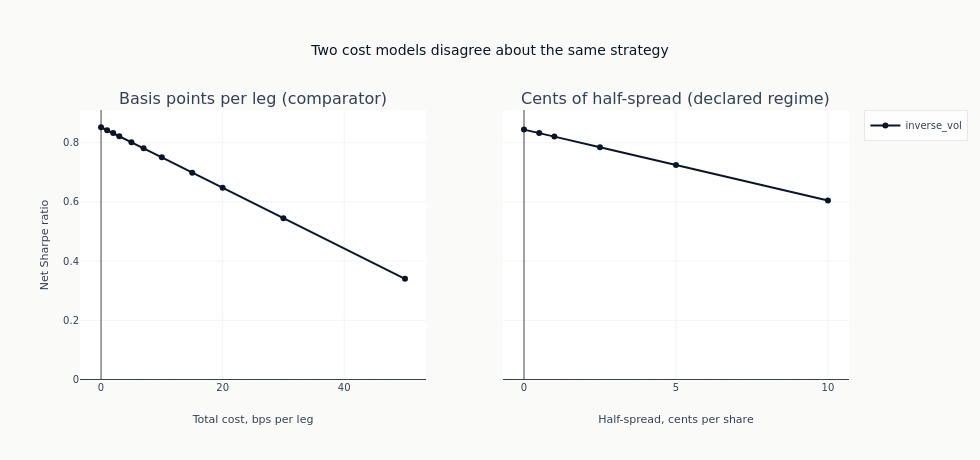

Here is the notebook cell this chart was saved with:
### Code cell
fig = make_subplots(
    rows=1,
    cols=2,
    shared_yaxes=True,
    subplot_titles=("Basis points per leg (comparator)", "Cents of half-spread (declared regime)"),
)
allocators = sorted(
    set(bps_curve["allocator"].to_list() if not bps_curve.is_empty() else [])
    | set(ps_curve["allocator"].to_list() if not ps_curve.is_empty() else [])
)
palette = ml4t_palette(max(len(allocators), 1), categorical=True)
for column, curve in ((1, bps_curve), (2, ps_curve)):
    if curve.is_empty():
        continue
    for index, allocator in enumerate(allocators):
        subset = curve.filter(pl.col("allocator") == allocator).sort("level")
        if subset.is_empty():
            continue
        fig.add_trace(
            go.Scatter(
                x=subset["level"].to_list(),
                y=subset["sharpe"].to_list(),
                mode="lines+markers",
                name=allocator,
                legendgroup=allocator,
                showlegend=column == 1,
                line=dict(color=palette[index % len(palette)]),
            ),
            row=1,
            col=column,
        )
    fig.add_hline(
        y=0, line_width=1, line_dash="dash", line_color=COLORS["neutral"], row=1, col=column
    )
fig.update_xaxes(title_text="Total cost, bps per leg", row=1, col=1)
fig.update_xaxes(title_text="Half-spread, cents per share", row=1, col=2)
fig.update_yaxes(title_text="Net Sharpe ratio", row=1, col=1)
fig.update_layout(
    title="Two cost models disagree about the same strategy",
    height=460,
    width=980,
    margin=dict(t=110),
)
_all_sharpes = pl.concat(
    [curve["sharpe"] for curve in (bps_curve, ps_curve) if not curve.is_empty()]
)
show_plotly_with_alt(
    fig,
    "Two side-by-side line charts of net Sharpe ratio against transaction cost, one line per "
    "allocator, sharing a y-axis, each with a dashed line at zero. The left panel's x-axis is "
    "basis points per leg and the right panel's is cents of half-spread per share. Counted from "
    f"the frames: {bps_curve.height} points on the left and {ps_curve.height} on the right, across "
    f"{len(allocators)} allocators, net Sharpe from {_all_sharpes.min():+.2f} to "
    f"{_all_sharpes.max():+.2f}.",
)

### Figure 1 — Plotly figure (JSON) as saved in the notebook; plotly's stock layout.template omitted (floating-point values rounded to 4 significant figures)
{"data": [{"legendgroup": "inverse_vol", "line": {"color": "#0a1628"}, "mode": "lines+markers", "name": "inverse_vol", "showlegend": true, "type": "scatter", "x": [0.0, 1.0, 2.0, 3.0, 5.0, 7.0, 10.0, 15.0, 20.0, 30.0, 50.0], "xaxis": "x", "y": [0.8521, 0.8422, 0.8324, 0.822, 0.8015, 0.7809, 0.7504, 0.6988, 0.6476, 0.545, 0.3399], "yaxis": "y"}, {"legendgroup": "inverse_vol", "line": {"color": "#0a1628"}, "mode": "lines+markers", "name": "inverse_vol", "showlegend": false, "type": "scatter", "x": [0.0, 0.5, 1.0, 2.5, 5.0, 10.0], "xaxis": "x2", "y": [0.8442, 0.8328, 0.8205, 0.7844, 0.7248, 0.6047], "yaxis": "y2"}], "layout": {"annotations": [{"font": {"size": 16}, "showarrow": false, "text": "Basis points per leg (comparator)", "x": 0.225, "xanchor": "center", "xref": "paper", "y": 1.0, "yanchor": "bottom", "yref": "paper"}, {"font": {"size": 16}, "showarrow": false, "text": "Cents of half-spread (declared regime)", "x": 0.775, "xanchor": "center", "xref": "paper", "y": 1.0, "yanchor": "bottom", "yref": "paper"}], "height": 460, "margin": {"t": 110}, "shapes": [{"line": {"color": "#334155", "dash": "dash", "width": 1}, "type": "line", "x0": 0, "x1": 1, "xref": "x domain", "y0": 0, "y1": 0, "yref": "y"}, {"line": {"color": "#334155", "dash": "dash", "width": 1}, "type": "line", "x0": 0, "x1": 1, "xref": "x2 domain", "y0": 0, "y1": 0, "yref": "y2"}], "title": {"text": "Two cost models disagree about the same strategy"}, "width": 980, "xaxis": {"anchor": "y", "domain": [0.0, 0.45], "title": {"text": "Total cost, bps per leg"}}, "xaxis2": {"anchor": "y2", "domain": [0.55, 1.0], "title": {"text": "Half-spread, cents per share"}}, "yaxis": {"anchor": "x", "domain": [0.0, 1.0], "title": {"text": "Net Sharpe ratio"}}, "yaxis2": {"anchor": "x2", "domain": [0.0, 1.0], "matches": "y", "showticklabels": false}}}
